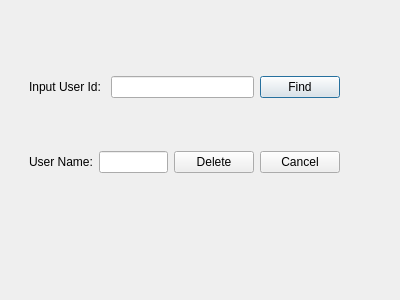
<?xml version="1.0" encoding="UTF-8"?>
<ui version="4.0">
 <class>deleteUsers</class>
 <widget class="QDialog" name="deleteUsers">
  <property name="geometry">
   <rect>
    <x>0</x>
    <y>0</y>
    <width>400</width>
    <height>300</height>
   </rect>
  </property>
  <property name="windowTitle">
   <string>Delete Users</string>
  </property>
  <widget class="QWidget" name="verticalLayoutWidget">
   <property name="geometry">
    <rect>
     <x>29</x>
     <y>29</y>
     <width>311</width>
     <height>191</height>
    </rect>
   </property>
   <layout class="QVBoxLayout" name="verticalLayout">
    <item>
     <layout class="QHBoxLayout" name="horizontalLayout">
      <item>
       <widget class="QLabel" name="label">
        <property name="text">
         <string>Input User Id: </string>
        </property>
       </widget>
      </item>
      <item>
       <widget class="QLineEdit" name="lineEdit_findUserID"/>
      </item>
      <item>
       <widget class="QPushButton" name="pushButton_findUserID">
        <property name="text">
         <string>Find</string>
        </property>
       </widget>
      </item>
     </layout>
    </item>
    <item>
     <layout class="QHBoxLayout" name="horizontalLayout_2">
      <item>
       <widget class="QLabel" name="label_2">
        <property name="text">
         <string>User Name:</string>
        </property>
       </widget>
      </item>
      <item>
       <widget class="QLineEdit" name="lineEdit_name"/>
      </item>
      <item>
       <widget class="QPushButton" name="pushButton_deleteUser">
        <property name="text">
         <string>Delete</string>
        </property>
       </widget>
      </item>
      <item>
       <widget class="QPushButton" name="pushButton_cancel">
        <property name="text">
         <string>Cancel</string>
        </property>
       </widget>
      </item>
     </layout>
    </item>
   </layout>
  </widget>
 </widget>
 <resources/>
 <connections/>
</ui>
